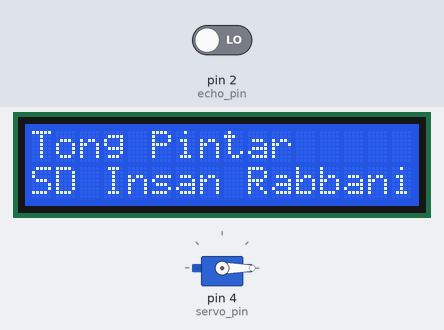
Recording of a sketch running on a simulated Arduino Uno, built with avr-gcc and run on an emulated ATmega328P. Shown: servo, 16×2 character LCD. The test bench sets the inputs (shaded band); at power-on: pin 2 (echo_pin) LOW. What the sketch prints to the serial monitor is not drawn.

Above: at 0.1 s.
At 4.2 s:
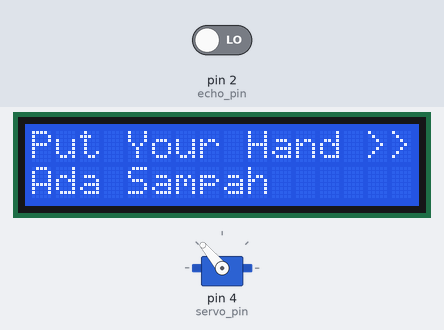
Timing chart, 0 to 5.7 s (numbered marks = the images above):
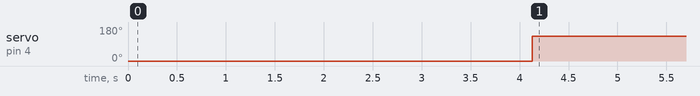

The sketch:

code.ino
```cpp
// Topin (Tong Pintar)

#include <Wire.h>
#include <LiquidCrystal_I2C.h>
#include <Servo.h>

LiquidCrystal_I2C lcd (0x27, 16, 2);

const int servo_pin = 4;
Servo servomotor;

const int echo_pin = 2;
const int trig_pin = 3;

float duration = 0.0;
float distance = 0.0;
float distance_max = 20;

void setup() {
  // put your setup code here, to run once:
  Serial.begin(9600);

  pinMode(echo_pin, INPUT);
  pinMode(trig_pin, OUTPUT);

  pinMode(servo_pin, OUTPUT);
  servomotor.attach(servo_pin);

  servomotor.write(0);
  digitalWrite(trig_pin, LOW);

  lcd.init();
  lcd.clear();
  lcd.backlight();

  lcd.setCursor(0,0);
  lcd.print("Tong Pintar");
  lcd.setCursor(0,1);
  lcd.print("SD Insan Rabbani");
  delay(3000);
}

void loop() {
  // put your main code here, to run repeatedly:
  digitalWrite(trig_pin, LOW);
  delay(2);

  digitalWrite(trig_pin, HIGH);
  delay(10);
  digitalWrite(trig_pin, LOW);

  duration = pulseIn(echo_pin, HIGH);
  distance = (duration * 0.034) / 2;

  Serial.print("Distance: ");
  Serial.print(distance);
  Serial.print("cm | ");
  Serial.print(distance / 2.54);
  Serial.println("in");

  lcd.clear();
  lcd.setCursor(0,0);
  lcd.print("Put Your Hand >>");

  if (distance <= distance_max) {
    servomotor.write(130);
    lcd.setCursor(0,1);
    lcd.print("Ada Sampah");
    delay(5000);
  }
  else {
    servomotor.write(0);
    lcd.setCursor(0,1);
    lcd.print("Tidak Ada Sampah");
  }
  delay(100);
}
```

Measured:
- by itself, servo on pin 4 (servo_pin): 0° → 130° at 4.1 s
